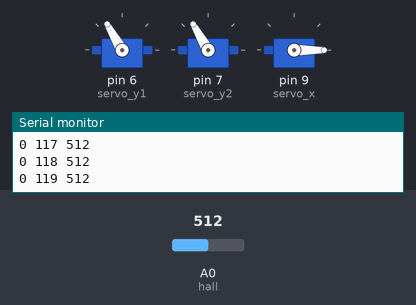
Simulated run of this sketch. Board: Arduino Uno, built with avr-gcc and run on an emulated ATmega328P. On the bench: 3 × servo, the last lines printed to the serial monitor. The test bench sets the inputs (shaded band); at power-on: A0 (hall) = 512.

Above: at 11.3 s.
11.4 s: A0 (hall) set to 988
At 11.61 s:
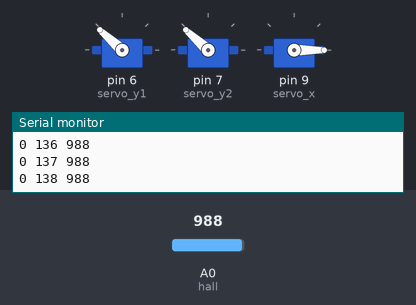
14.4 s: A0 (hall) set to 1010
At 14.74 s:
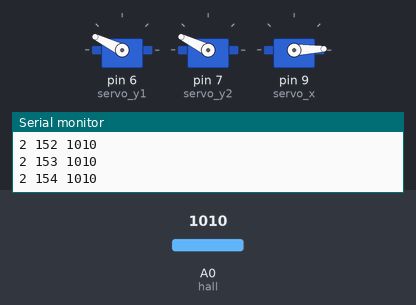
Timing chart, 0 to 41.4 s (numbered marks = the images above; inputs shaded):
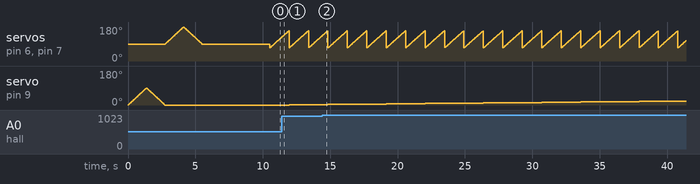

Measured:
- the behaviour switches between 999 and 1000 on A0 (hall) (found by bisection; images 1 and 2)
- by itself, servo on pin 6 (servo_y1), servo on pin 7 (servo_y2): ramps from 70° to 160° and jumps back, once every 1.4 s

The sketch:

arduino.ino
```cpp
#include <Servo.h>
int hall = A0;
int pos = 0;
Servo servo_x;
Servo servo_y1;
Servo servo_y2;
int pos_x = 0;
int pos_y = 90;
void setup() {
  servo_y1.attach(6);
  servo_y2.attach(7);
  servo_x.attach(9);
  Serial.begin(9600);
}
String value;

void loop() {
   int rawValue = analogRead(hall);
  //  float voltage = rawValue * (5.0/1023) * 1000;
  //  float resitance = 10000 * ( voltage / ( 5000.0 - voltage) );
  //  float gauss = voltage/ resitance * 3 ;
  //  Serial.println(gauss);

  // Serial.print("Voltage:"); Serial.print(voltage); Serial.print("mV");
  // Serial.print(", Resistance:"); Serial.print(resitance); Serial.println("Ohm");
  // Serial.println("---------------------------------------");
  // delay(500);

    for (pos = 0; pos <= 90; pos += 1)
    {
    servo_x.write(pos);
    delay(15);
    }
    for (pos = 90; pos >= 0; pos -= 1)
    {
    servo_x.write(pos);
    delay(15);
    }
    for (pos = 90; pos <= 180; pos += 1)
    {
    servo_y1.write(pos);
    servo_y2.write(pos);
    delay(15);
    }
    for (pos = 180; pos >= 90; pos -= 1)
    {
    servo_y1.write(pos);
    servo_y2.write(pos);
    delay(15);
    }
    delay(5000);

  for (pos_x = 0;pos_x <= 180;pos_x+=1){
    servo_x.write(pos_x);
    delay(15);
    for (pos_y = 70;pos_y <=160;pos_y+=1){
      servo_y1.write(pos_y);
      servo_y2.write(pos_y);
      delay(15);
      Serial.println(String(int(pos_x)) + " " + String(int(pos_y)) + " " + String(int(analogRead(hall))));
    }
  }
  Serial.println("finish");
  delay(10000);
}
```
